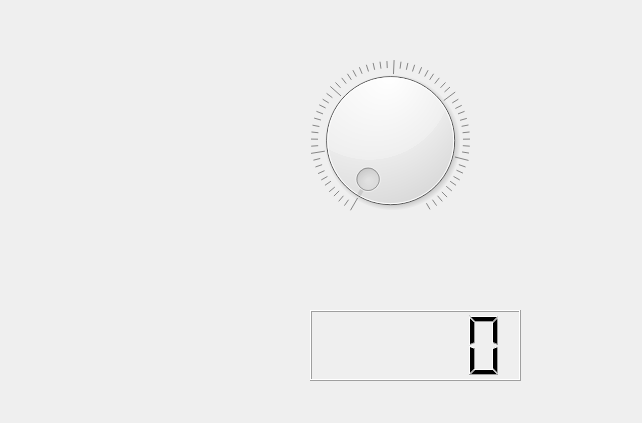
<?xml version="1.0" encoding="UTF-8"?>
<ui version="4.0">
 <class>MainWindow</class>
 <widget class="QMainWindow" name="MainWindow">
  <property name="geometry">
   <rect>
    <x>0</x>
    <y>0</y>
    <width>642</width>
    <height>423</height>
   </rect>
  </property>
  <property name="windowTitle">
   <string>MainWindow</string>
  </property>
  <widget class="QWidget" name="centralWidget">
   <widget class="QDial" name="dial">
    <property name="geometry">
     <rect>
      <x>300</x>
      <y>60</y>
      <width>181</width>
      <height>161</height>
     </rect>
    </property>
    <property name="layoutDirection">
     <enum>Qt::LeftToRight</enum>
    </property>
    <property name="maximum">
     <number>59</number>
    </property>
    <property name="singleStep">
     <number>1</number>
    </property>
    <property name="notchTarget">
     <double>1.000000000000000</double>
    </property>
    <property name="notchesVisible">
     <bool>true</bool>
    </property>
   </widget>
   <widget class="QLCDNumber" name="lcdNumber">
    <property name="geometry">
     <rect>
      <x>310</x>
      <y>310</y>
      <width>211</width>
      <height>71</height>
     </rect>
    </property>
   </widget>
  </widget>
 </widget>
 <layoutdefault spacing="6" margin="11"/>
 <resources/>
 <connections/>
</ui>
